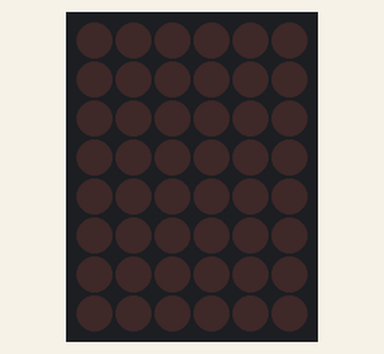
This sketch was run on a simulated Arduino Uno, built with avr-gcc and run on an emulated ATmega328P. Shown: 6×8 LED matrix. Wiring (inferred from the names in the program): LED matrix (orientation assumed): rows pin 2, pin 3, pin 4, pin 5, pin 6, pin 7, pin 8, pin 9; columns pin 11, pin 12, pin 13, A0, A1, A2.

Above: at 0.1 s.
At 2.1 s:
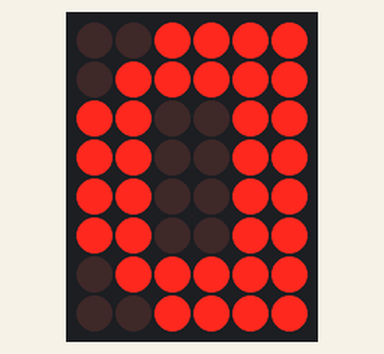
At 3.1 s:
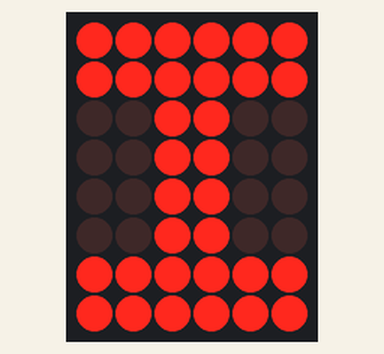
At 4.0 s:
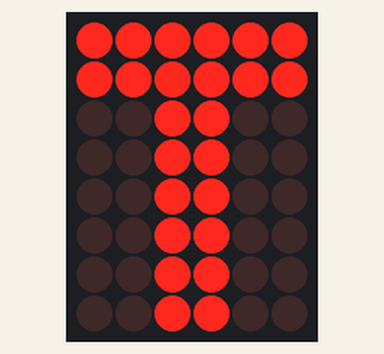
At 5.0 s:
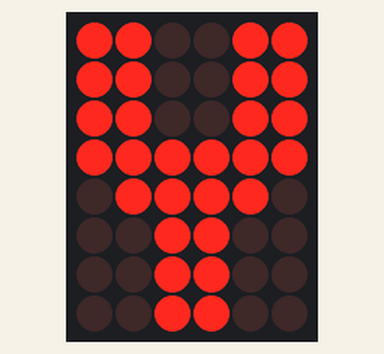
At 6.0 s:
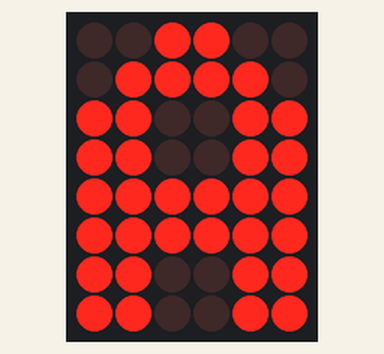

Measured:
- by itself, everything shown: repeats every 7.8 s, in 7 steps
- what the display in image 1 shows lasts 1.0 s, from 2.0 s to 3.0 s

The sketch:

8x8_matrix_display.ino
```cpp
//by aditya-rk01
//date: 01-06-21
#define ROW_1 2
#define ROW_2 3
#define ROW_3 4
#define ROW_4 5
#define ROW_5 6
#define ROW_6 7
#define ROW_7 8
#define ROW_8 9

#define COL_1 10
#define COL_2 11
#define COL_3 12
#define COL_4 13
#define COL_5 A0
#define COL_6 A1
#define COL_7 A2
#define COL_8 A3

const byte rows[] = {
    ROW_1, ROW_2, ROW_3, ROW_4, ROW_5, ROW_6, ROW_7, ROW_8
};

byte A[] = {B00011000,B00111100,B01100110,B01100110,B01111110,B01111110,B01100110,B01100110};
byte B[] = {B01111100,B01100110,B01100110,B01111100,B01111110,B01100110,B01100110,B01111100};
byte C[] = {B00111110,B01111110,B01100000,B01100000,B01100000,B01100000,B01111110,B00111110};
byte D[] = {B01111000,B01111100,B01100110,B01100110,B01100110,B01100110,B01111100,B01111000};
byte E[] = {B01111110,B01111110,B01100000,B01111110,B01111110,B01100000,B01111110,B01111110};
byte F[] = {B01111110,B01111110,B01100000,B01111100,B01111100,B01100000,B01100000,B01100000};
byte G[] = {B00111000,B01111100,B01100100,B01100000,B01101110,B01100100,B01111100,B00111000};
byte H[] = {B01100110,B01100110,B01100110,B01111110,B01111110,B01100110,B01100110,B01100110};
byte I[] = {B01111110,B01111110,B00011000,B00011000,B00011000,B00011000,B01111110,B01111110};
byte J[] = {B01111110,B01111110,B00011000,B00011000,B00011000,B00011000,B01111000,B01110000};
byte K[] = {B01100110,B01101100,B01111000,B01110000,B01110000,B01111000,B01101100,B01100110};
byte L[] = {B01100000,B01100000,B01100000,B01100000,B01100000,B01100000,B01111110,B01111110};
byte M[] = {B01000010,B01100110,B01111110,B01011010,B01000010,B01000010,B01000010,B01000010};
byte N[] = {B01000110,B01100110,B01100110,B01110110,B01111110,B01101110,B01100110,B01100110};
byte O[] = {B00111100,B01111110,B01100110,B01100110,B01100110,B01100110,B01111110,B00111100};
byte P[] = {B01111000,B01111100,B01100110,B01100110,B01111100,B01111000,B01100000,B01100000};
byte Q[] = {B00111100,B01000010,B01000010,B01000010,B01000010,B01001010,B00111100,B00000010};
byte R[] = {B01111100,B01100110,B01100110,B01101100,B01111000,B01111000,B01101100,B01100110};
byte S[] = {B00111100,B01111110,B01100000,B01111100,B00111110,B00000110,B01111110,B00111100};//{B00111000,B01111100,B01100000,B00110000,B00011000,B00001100,B00111100,B01111000};
byte T[] = {B01111110,B01111110,B00011000,B00011000,B00011000,B00011000,B00011000,B00011000};
byte U[] = {B01100110,B01100110,B01100110,B01100110,B01100110,B01100110,B01111110,B00111100};
byte V[] = {B01100110,B01100110,B01100110,B01100110,B01100110,B01100110,B00111100,B00011000};
byte W[] = {B01000010,B01000010,B01000010,B01000010,B01000010,B01011010,B01011010,B00100100};
byte X[] = {B01100110,B01100110,B01100110,B00111100,B00011000,B00111100,B01100110,B01100110};
byte Y[] = {B01100110,B01100110,B01100110,B01111110,B00111100,B00011000,B00011000,B00011000};
byte Z[] = {B01111110,B01111110,B00000110,B00001100,B00011000,B00110000,B01111110,B01111110};


byte Zero[]   = {B00111100,B01111110,B01100110,B01100110,B01100110,B01100110,B01111110,B00111100};
byte One[]    = {B00011000,B00111000,B01111000,B00011000,B00011000,B00011000,B01111110,B01111110};
byte Two[]    = {B00111100,B01111110,B01000110,B00001100,B00011000,B00110000,B01111110,B01111110};
byte Three[]  = {B01111100,B01111110,B00000110,B00111110,B00111110,B00000110,B01111110,B01111100};
byte Four[]   = {B00001100,B00011100,B00111100,B01101100,B01111110,B01111110,B00001100,B00001100};
byte Five[]   = {B01111110,B01111110,B01100000,B01111100,B00111110,B00000110,B01111110,B01111100};
byte Six[]    = {B00001100,B00011000,B00110000,B01111100,B01111110,B01100110,B01100110,B00111100};
byte Seven[]  = {B01111110,B01111110,B00000110,B00000110,B00001100,B00011000,B00110000,B01100000};
byte Eight[]  = {B00111100,B01100110,B01100110,B00111100,B01111110,B01100110,B01100110,B00111100};
byte Nine[]   = {B00111100,B01100110,B01100110,B01111110,B00111110,B00001100,B00011000,B00110000};

void setColumns(byte b) {
    digitalWrite(COL_1, (~b >> 0) & 0x01); // Get the 1st bit: 10000000
    digitalWrite(COL_2, (~b >> 1) & 0x01); // Get the 2nd bit: 01000000
    digitalWrite(COL_3, (~b >> 2) & 0x01); // Get the 3rd bit: 00100000
    digitalWrite(COL_4, (~b >> 3) & 0x01); // Get the 4th bit: 00010000
    digitalWrite(COL_5, (~b >> 4) & 0x01); // Get the 5th bit: 00001000
    digitalWrite(COL_6, (~b >> 5) & 0x01); // Get the 6th bit: 00000100
    digitalWrite(COL_7, (~b >> 6) & 0x01); // Get the 7th bit: 00000010
    digitalWrite(COL_8, (~b >> 7) & 0x01); // Get the 8th bit: 00000001
}

void  drawScreen(byte buffer2[]){
    for (byte i = 0; i < 8; i++) {
    setColumns(buffer2[i]); // Set columns for this specific row

    digitalWrite(rows[i], HIGH);
    delay(2);
    digitalWrite(rows[i], LOW);

    }
}

void  drawScreenBlank(){
    for (byte i = 0; i < 8; i++) {
    delay(2);
    digitalWrite(rows[i], LOW);
    }
}

void setup() {
  // Serial.begin(9600);
  for (byte i = 2; i <= 13; i++)
  pinMode(i, OUTPUT);

  pinMode(A0, OUTPUT);
  pinMode(A1, OUTPUT);
  pinMode(A2, OUTPUT);
  pinMode(A3, OUTPUT);

}

void loop()
{
  int d=0;
  while(d!=60)
  { drawScreenBlank();
  d++;}
  d=0;
  while(d!=60)
  {drawScreen(A);
  d++;}
  d=0;
  while(d!=60)
  {drawScreen(D);
  d++;}
  d=0;
  while(d!=60)
  {drawScreen(I);
  d++;}
  d=0;
  while(d!=60)
  {drawScreen(T);
  d++;}
  d=0;
  while(d!=60)
  {drawScreen(Y);
  d++;}
  d=0;
  while(d!=60)
  { drawScreen(A);
  d++;}
  d=0;
  while(d!=60)
  { drawScreenBlank();
  d++;}


  /*drawScreen(D);
  drawScreen(I);
  drawScreen(T);
  drawScreen(Y);
  drawScreen(A);*/
}
```
